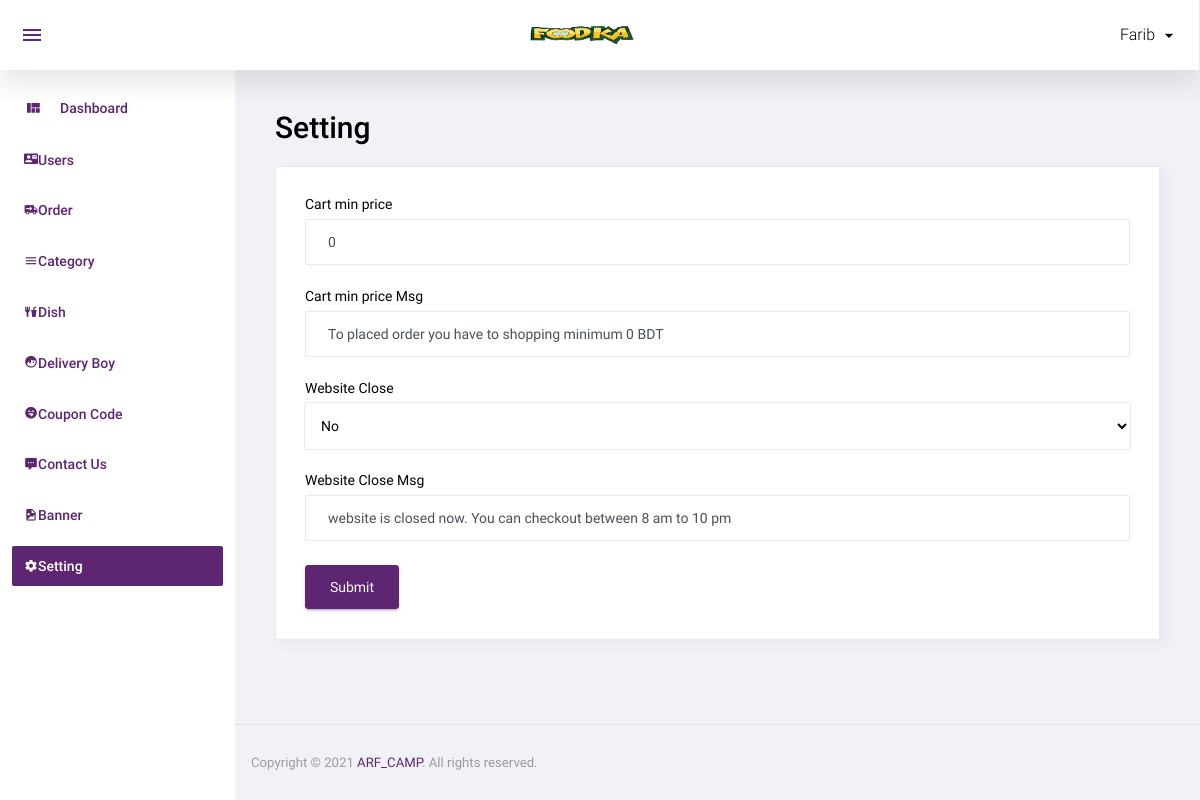
Page /admin/setting.php (signed in) on the earlier database version.
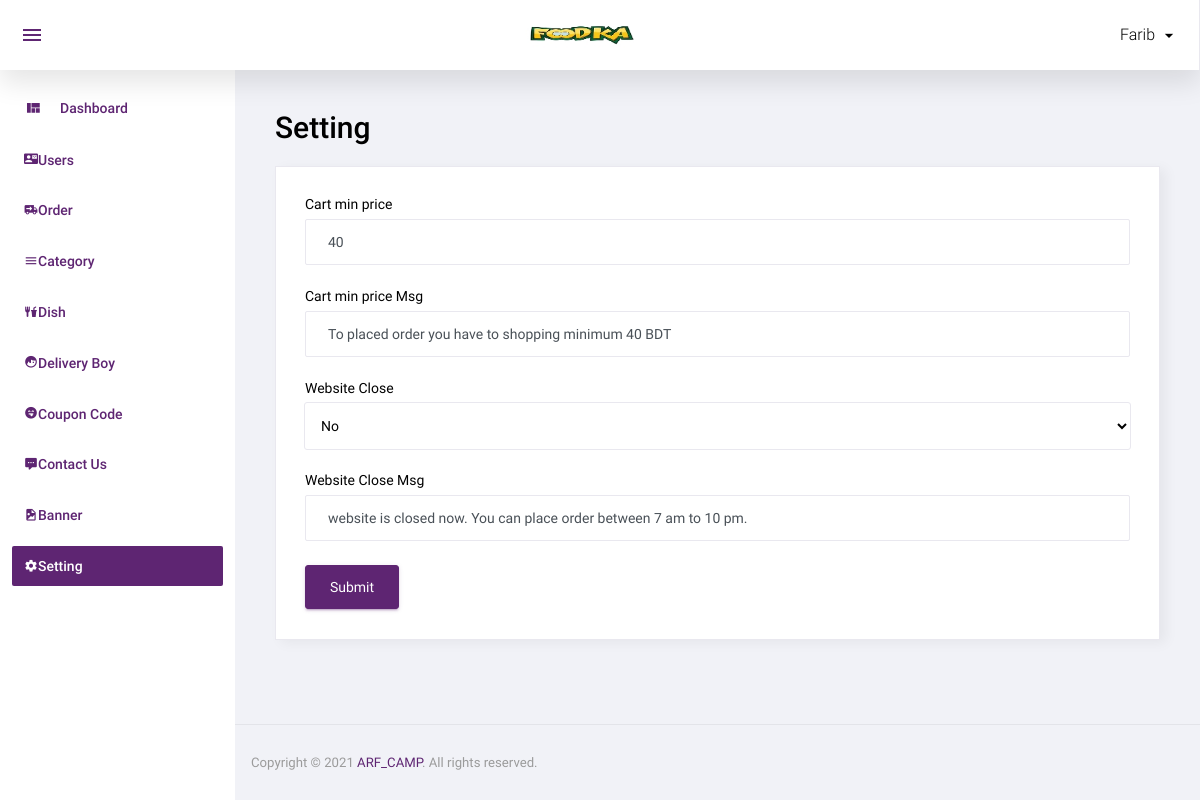
Same page on the later database version.
### tables this page shows
CREATE TABLE `setting` (
  `id` int(11) NOT NULL,
  `cart_min_price` int(11) NOT NULL,
  `cart_min_price_msg` varchar(200) NOT NULL,
  `website_close` int(11) NOT NULL,
  `website_close_msg` varchar(200) NOT NULL
);

### admin/setting.php (the view, shortened to what this page needs)
<?php
include('top.php');
$row=mysqli_fetch_assoc(mysqli_query($con,"select * from setting where id='1'"));
$cart_min_price=$row['cart_min_price'];
$cart_min_price_msg=$row['cart_min_price_msg'];
$website_close=$row['website_close'];
$website_close_msg=$row['website_close_msg'];
$websiteCloseArr=array('No','Yes');
?>
<div class="row">
			<h1 class="grid_title ml10 ml15">Setting</h1>
            <div class="col-12 grid-margin stretch-card">
              <div class="card">
                <div class="card-body">
                  <form class="forms-sample" method="post">
                    <div class="form-group">
                      <label for="exampleInputName1">Cart min price</label>
                      <input type="text" class="form-control" placeholder="Cart min price" name="cart_min_price"  value="<?php echo $cart_min_price?>">
                    </div>
                    <div class="form-group">
                      <label for="exampleInputEmail3" required>Cart min price Msg</label>
                      <input type="textbox" class="form-control" placeholder="Cart min price msg" name="cart_min_price_msg"  value="<?php echo $cart_min_price_msg?>">
                    </div>
					<div class="form-group">
                      <label for="exampleInputEmail3" required>Website Close</label>
                      <select name="website_close" class="form-control">
						<?php foreach($websiteCloseArr as $key=>$val){
							if($website_close==$key){
								echo "<option value='$key' selected='selected'>$val</option>";
							}else{
								echo "<option value='$key'>$val</option>";
							}
						} ?>
                    </div>
					<div class="form-group">
                      <label for="exampleInputEmail3" required>Website Close Msg</label>
                      <input type="textbox" class="form-control" placeholder="Website close msg" name="website_close_msg"  value="<?php echo $website_close_msg?>">
                    </div>
                    <button type="submit" class="btn btn-primary mr-2" name="submit">Submit</button>
                  </form>
                </div>
              </div>
            </div>
		 </div>
<?php include('footer.php');?>

Differences in the rows shown:
changed setting "No": cart_min_price "0" → "40"; cart_min_price_msg "To placed order you have to shopping minimum 0 BDT" → "To placed order you have to shopping minimum 40 BDT"; website_close_msg "website is closed now. You can checkout between 8 am to 10 pm" → "website is closed now. You can place order between 7 am to 10 pm."
